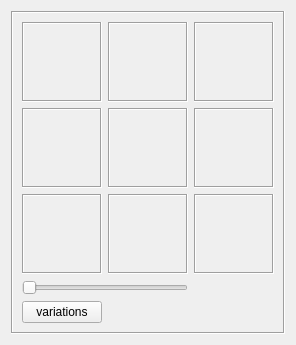
<ui version="4.0" >
 <class>MutationWidget</class>
 <widget class="QWidget" name="MutationWidget" >
  <property name="geometry" >
   <rect>
    <x>0</x>
    <y>0</y>
    <width>268</width>
    <height>332</height>
   </rect>
  </property>
  <property name="windowTitle" >
   <string>Mutations</string>
  </property>
  <layout class="QGridLayout" >
   <item row="0" column="0" >
    <widget class="QFrame" name="frame" >
     <property name="sizePolicy" >
      <sizepolicy vsizetype="Preferred" hsizetype="Maximum" >
       <horstretch>0</horstretch>
       <verstretch>0</verstretch>
      </sizepolicy>
     </property>
     <property name="frameShape" >
      <enum>QFrame::Box</enum>
     </property>
     <property name="frameShadow" >
      <enum>QFrame::Sunken</enum>
     </property>
     <layout class="QGridLayout" >
      <item row="0" column="0" >
       <widget class="PreviewWidget" name="label" >
        <property name="sizePolicy" >
         <sizepolicy vsizetype="Fixed" hsizetype="Fixed" >
          <horstretch>0</horstretch>
          <verstretch>0</verstretch>
         </sizepolicy>
        </property>
        <property name="minimumSize" >
         <size>
          <width>80</width>
          <height>80</height>
         </size>
        </property>
        <property name="maximumSize" >
         <size>
          <width>80</width>
          <height>80</height>
         </size>
        </property>
        <property name="frameShape" >
         <enum>QFrame::Box</enum>
        </property>
        <property name="frameShadow" >
         <enum>QFrame::Sunken</enum>
        </property>
        <property name="text" >
         <string/>
        </property>
       </widget>
      </item>
      <item row="0" column="1" >
       <widget class="PreviewWidget" name="label_2" >
        <property name="sizePolicy" >
         <sizepolicy vsizetype="Fixed" hsizetype="Fixed" >
          <horstretch>0</horstretch>
          <verstretch>0</verstretch>
         </sizepolicy>
        </property>
        <property name="minimumSize" >
         <size>
          <width>80</width>
          <height>80</height>
         </size>
        </property>
        <property name="maximumSize" >
         <size>
          <width>80</width>
          <height>80</height>
         </size>
        </property>
        <property name="frameShape" >
         <enum>QFrame::Box</enum>
        </property>
        <property name="frameShadow" >
         <enum>QFrame::Sunken</enum>
        </property>
        <property name="text" >
         <string/>
        </property>
       </widget>
      </item>
      <item row="0" column="2" >
       <widget class="PreviewWidget" name="label_3" >
        <property name="sizePolicy" >
         <sizepolicy vsizetype="Fixed" hsizetype="Fixed" >
          <horstretch>0</horstretch>
          <verstretch>0</verstretch>
         </sizepolicy>
        </property>
        <property name="minimumSize" >
         <size>
          <width>80</width>
          <height>80</height>
         </size>
        </property>
        <property name="maximumSize" >
         <size>
          <width>80</width>
          <height>80</height>
         </size>
        </property>
        <property name="frameShape" >
         <enum>QFrame::Box</enum>
        </property>
        <property name="frameShadow" >
         <enum>QFrame::Sunken</enum>
        </property>
        <property name="text" >
         <string/>
        </property>
       </widget>
      </item>
      <item row="1" column="0" >
       <widget class="PreviewWidget" name="label_4" >
        <property name="sizePolicy" >
         <sizepolicy vsizetype="Fixed" hsizetype="Fixed" >
          <horstretch>0</horstretch>
          <verstretch>0</verstretch>
         </sizepolicy>
        </property>
        <property name="minimumSize" >
         <size>
          <width>80</width>
          <height>80</height>
         </size>
        </property>
        <property name="maximumSize" >
         <size>
          <width>80</width>
          <height>80</height>
         </size>
        </property>
        <property name="frameShape" >
         <enum>QFrame::Box</enum>
        </property>
        <property name="frameShadow" >
         <enum>QFrame::Sunken</enum>
        </property>
        <property name="text" >
         <string/>
        </property>
       </widget>
      </item>
      <item row="1" column="1" >
       <widget class="PreviewWidget" name="label_5" >
        <property name="sizePolicy" >
         <sizepolicy vsizetype="Fixed" hsizetype="Fixed" >
          <horstretch>0</horstretch>
          <verstretch>0</verstretch>
         </sizepolicy>
        </property>
        <property name="minimumSize" >
         <size>
          <width>80</width>
          <height>80</height>
         </size>
        </property>
        <property name="maximumSize" >
         <size>
          <width>80</width>
          <height>80</height>
         </size>
        </property>
        <property name="frameShape" >
         <enum>QFrame::Box</enum>
        </property>
        <property name="frameShadow" >
         <enum>QFrame::Sunken</enum>
        </property>
        <property name="text" >
         <string/>
        </property>
       </widget>
      </item>
      <item row="1" column="2" >
       <widget class="PreviewWidget" name="label_6" >
        <property name="sizePolicy" >
         <sizepolicy vsizetype="Fixed" hsizetype="Fixed" >
          <horstretch>0</horstretch>
          <verstretch>0</verstretch>
         </sizepolicy>
        </property>
        <property name="minimumSize" >
         <size>
          <width>80</width>
          <height>80</height>
         </size>
        </property>
        <property name="maximumSize" >
         <size>
          <width>80</width>
          <height>80</height>
         </size>
        </property>
        <property name="frameShape" >
         <enum>QFrame::Box</enum>
        </property>
        <property name="frameShadow" >
         <enum>QFrame::Sunken</enum>
        </property>
        <property name="text" >
         <string/>
        </property>
       </widget>
      </item>
      <item row="2" column="0" >
       <widget class="PreviewWidget" name="label_7" >
        <property name="sizePolicy" >
         <sizepolicy vsizetype="Fixed" hsizetype="Fixed" >
          <horstretch>0</horstretch>
          <verstretch>0</verstretch>
         </sizepolicy>
        </property>
        <property name="minimumSize" >
         <size>
          <width>80</width>
          <height>80</height>
         </size>
        </property>
        <property name="maximumSize" >
         <size>
          <width>80</width>
          <height>80</height>
         </size>
        </property>
        <property name="frameShape" >
         <enum>QFrame::Box</enum>
        </property>
        <property name="frameShadow" >
         <enum>QFrame::Sunken</enum>
        </property>
        <property name="text" >
         <string/>
        </property>
       </widget>
      </item>
      <item row="2" column="1" >
       <widget class="PreviewWidget" name="label_8" >
        <property name="sizePolicy" >
         <sizepolicy vsizetype="Fixed" hsizetype="Fixed" >
          <horstretch>0</horstretch>
          <verstretch>0</verstretch>
         </sizepolicy>
        </property>
        <property name="minimumSize" >
         <size>
          <width>80</width>
          <height>80</height>
         </size>
        </property>
        <property name="maximumSize" >
         <size>
          <width>80</width>
          <height>80</height>
         </size>
        </property>
        <property name="frameShape" >
         <enum>QFrame::Box</enum>
        </property>
        <property name="frameShadow" >
         <enum>QFrame::Sunken</enum>
        </property>
        <property name="text" >
         <string/>
        </property>
       </widget>
      </item>
      <item row="2" column="2" >
       <widget class="PreviewWidget" name="label_9" >
        <property name="sizePolicy" >
         <sizepolicy vsizetype="Fixed" hsizetype="Fixed" >
          <horstretch>0</horstretch>
          <verstretch>0</verstretch>
         </sizepolicy>
        </property>
        <property name="minimumSize" >
         <size>
          <width>80</width>
          <height>80</height>
         </size>
        </property>
        <property name="maximumSize" >
         <size>
          <width>80</width>
          <height>80</height>
         </size>
        </property>
        <property name="frameShape" >
         <enum>QFrame::Box</enum>
        </property>
        <property name="frameShadow" >
         <enum>QFrame::Sunken</enum>
        </property>
        <property name="text" >
         <string/>
        </property>
       </widget>
      </item>
      <item row="3" column="0" colspan="2" >
       <widget class="QSlider" name="m_speedSlider" >
        <property name="sizePolicy" >
         <sizepolicy vsizetype="Fixed" hsizetype="Minimum" >
          <horstretch>0</horstretch>
          <verstretch>0</verstretch>
         </sizepolicy>
        </property>
        <property name="maximum" >
         <number>200</number>
        </property>
        <property name="orientation" >
         <enum>Qt::Horizontal</enum>
        </property>
       </widget>
      </item>
      <item row="3" column="2" >
       <widget class="QLabel" name="m_speedLabel" >
        <property name="toolTip" >
         <string>divergence speed</string>
        </property>
        <property name="text" >
         <string/>
        </property>
        <property name="alignment" >
         <set>Qt::AlignCenter</set>
        </property>
       </widget>
      </item>
      <item row="4" column="0" colspan="2" >
       <widget class="QPushButton" name="m_variationsButton" >
        <property name="sizePolicy" >
         <sizepolicy vsizetype="Fixed" hsizetype="Maximum" >
          <horstretch>0</horstretch>
          <verstretch>0</verstretch>
         </sizepolicy>
        </property>
        <property name="text" >
         <string>variations</string>
        </property>
       </widget>
      </item>
     </layout>
    </widget>
   </item>
   <item row="1" column="0" >
    <spacer>
     <property name="orientation" >
      <enum>Qt::Vertical</enum>
     </property>
     <property name="sizeHint" >
      <size>
       <width>1</width>
       <height>0</height>
      </size>
     </property>
    </spacer>
   </item>
  </layout>
 </widget>
 <customwidgets>
  <customwidget>
   <class>PreviewWidget</class>
   <extends>QLabel</extends>
   <header>previewwidget.h</header>
  </customwidget>
 </customwidgets>
 <resources/>
 <connections/>
</ui>
